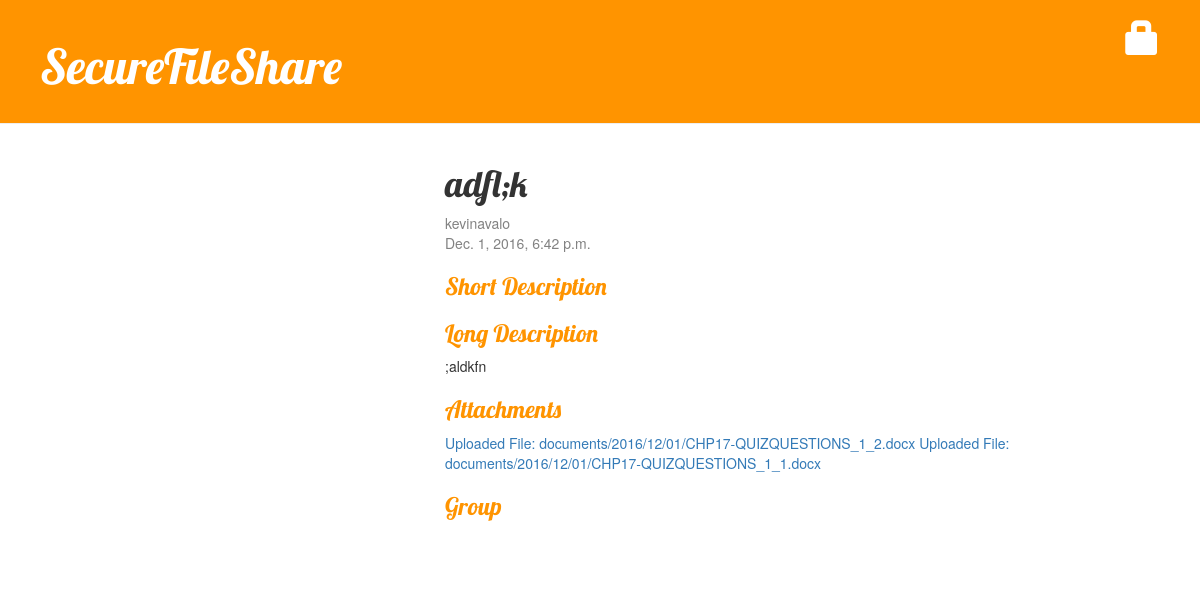
Page /report/7/ on the committed database.
### blog/models.py (models this page shows, shortened)
class Report(models.Model): #this Report is a django model
    author = models.ForeignKey('auth.User') #link to another model
    title = models.CharField(max_length=200) #text with limited number of chars
    private = models.BooleanField(default=False) #checkbox for private
    short_description = models.CharField(max_length=100, blank=True)
    long_description = models.CharField(max_length=500, blank=True) #text with unlimited number of chars
    group = models.CharField(max_length=100, default="", blank=True)
    documents = models.ManyToManyField(Document)
    folder = models.ForeignKey(Folder, null=True, default=None, blank=True)
    upload_at = models.DateTimeField(auto_now_add=True)
    created_date = models.DateTimeField(default=timezone.now) #date and time
    published_date = models.DateTimeField(blank=True, null=True)

class Document(models.Model):
    document = models.FileField(upload_to='documents/%Y/%m/%d')

### blog/views.py (the view)
# urls.py: url(r'^report/(?P<pk>\d+)/$', views.report_detail, name='report_detail'),
def report_detail(request, pk):
    report = get_object_or_404(Report, pk=pk)
    return render(request, 'blog/report_detail.html', {'report': report})

### blog/templates/blog/report_detail.html (shortened to what this page needs)
{% extends 'blog/base.html' %}
{% block content %}
<div class="report">
  <h1>{{ report.title }}</h1>
  {% if report.published_date %}
  <div class="author">{{report.author}}</div>
  <div class="date">
    {{ report.published_date }}
  </div>
  {% else %}
  <a class="btn btn-default" href="{% url 'report_publish' pk=report.pk %}">Publish</a>
  {% endif %}
  <h3>Short Description</h3>
  <h3>Long Description</h3>
  <p>{{ report.long_description|linebreaksbr }}</p>
  <h3>Attachments</h3>
  {% for document in report.documents.all %}
    <a href="{{ document.document.url }}">Uploaded File: {{document.document.name}}</a>
  {% endfor %}
  <h3>Group</h3>
</div>
{% endblock %}

### blog/static/css/blog.css (style rules this page uses)
h1, h2, h3, h4 { font-family: 'Lobster', cursive; }
.date, .author { color: #828282; }
.report { margin-bottom: 70px; }
h3 { color: #ff9400; }

### rows in the picture
Report: title "adfl;k", author "kevinavalo", published_date "Dec. 1, 2016, 6:42 p.m.", long_description ";aldkfn"
Document: document.name "documents/2016/12/01/CHP17-QUIZQUESTIONS_1_2.docx"
Document: document.name "documents/2016/12/01/CHP17-QUIZQUESTIONS_1_1.docx"
